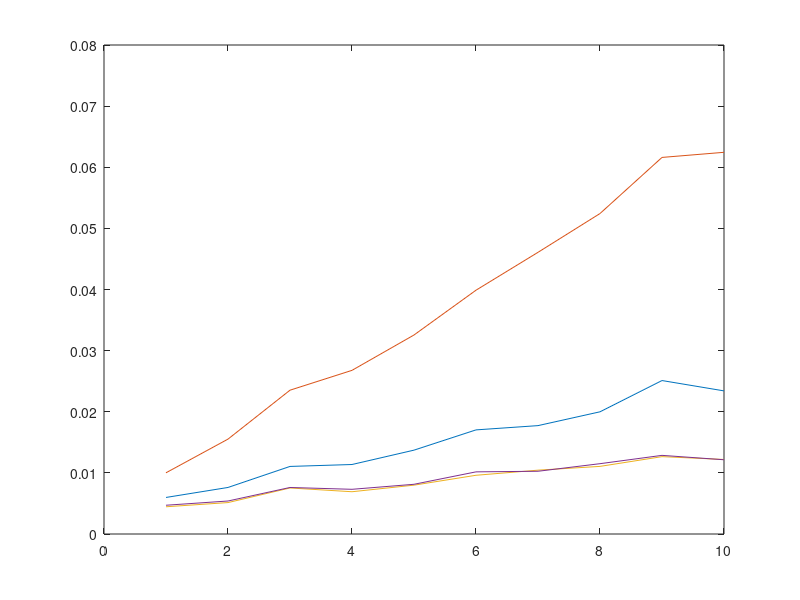

This figure's MATLAB source:
clear all
close all
res=[];
iter=1;
for N = 500:500:5000%[5e2,1e3,2e3,5e3]%,1e4];
    tASRM = [];
    tASRML = [];
    tAPKUH = [];
    tAPKUH4 = [];
    for j=1:10        
        d = 4;
        q = 13;
        p = ceil(N/(q*d));
        eN = p*d*q;
        tic
        for i=1:100
            Mtx = kron(sparse(eye(p*q)),hadamard(d));
            r = randperm(eN);
            Mtx(:,r) = Mtx;
        end
        tSRM = toc;
        
        tic
        for i=1:100
            Mtx = kron(sparse(eye(p*q)),hadamard(d));
            r= sparse(1:eN,1:eN,2*round(rand(eN,1))-1);
            Mtx = Mtx*r;
        end
        tSRML = toc;
        
        tic
        for i=1:100
            mx = kron(eye(p),kron(hadamard(d),sparse(eye(q)))); % kron(I2,kron(H,circshift(I1,3)))
        end
        tPKUH = toc;
        
        q = 44; p = ceil(N/(q*d));
        eN = p*d*q;
        tic
        for i=1:100
            mx = kron(eye(p),kron(hadamard(d),sparse(eye(q)))); % kron(I2,kron(H,circshift(I1,3)))
        end
        tPKUH4 = toc;
        
        tASRM = [tASRM tSRM];
        tASRML = [tASRML tSRML];
        tAPKUH = [tAPKUH tPKUH];
        tAPKUH4 = [tAPKUH4 tPKUH4];
        [tASRM;tASRML;tAPKUH;tAPKUH4]
    end
    tmp.tASRM=tASRM;
    tmp.meanSRM = mean(tASRM');
    tmp.tASRML=tASRML;
    tmp.meanSRML = mean(tASRML');
    tmp.tAPKUH=tAPKUH;
    tmp.meanPKUH = mean(tAPKUH');
    tmp.tAPKUH4=tAPKUH4;
    tmp.meanPKUH4 = mean(tAPKUH4');
    res=[res,tmp];
    iter=iter+1;
end
meanSRM=[res.meanSRM];
meanSRML=[res.meanSRML];
meanPKUH=[res.meanPKUH];
meanPKUH4=[res.meanPKUH4];
figure; plot([meanSRM' meanSRML' meanPKUH' meanPKUH4'])

